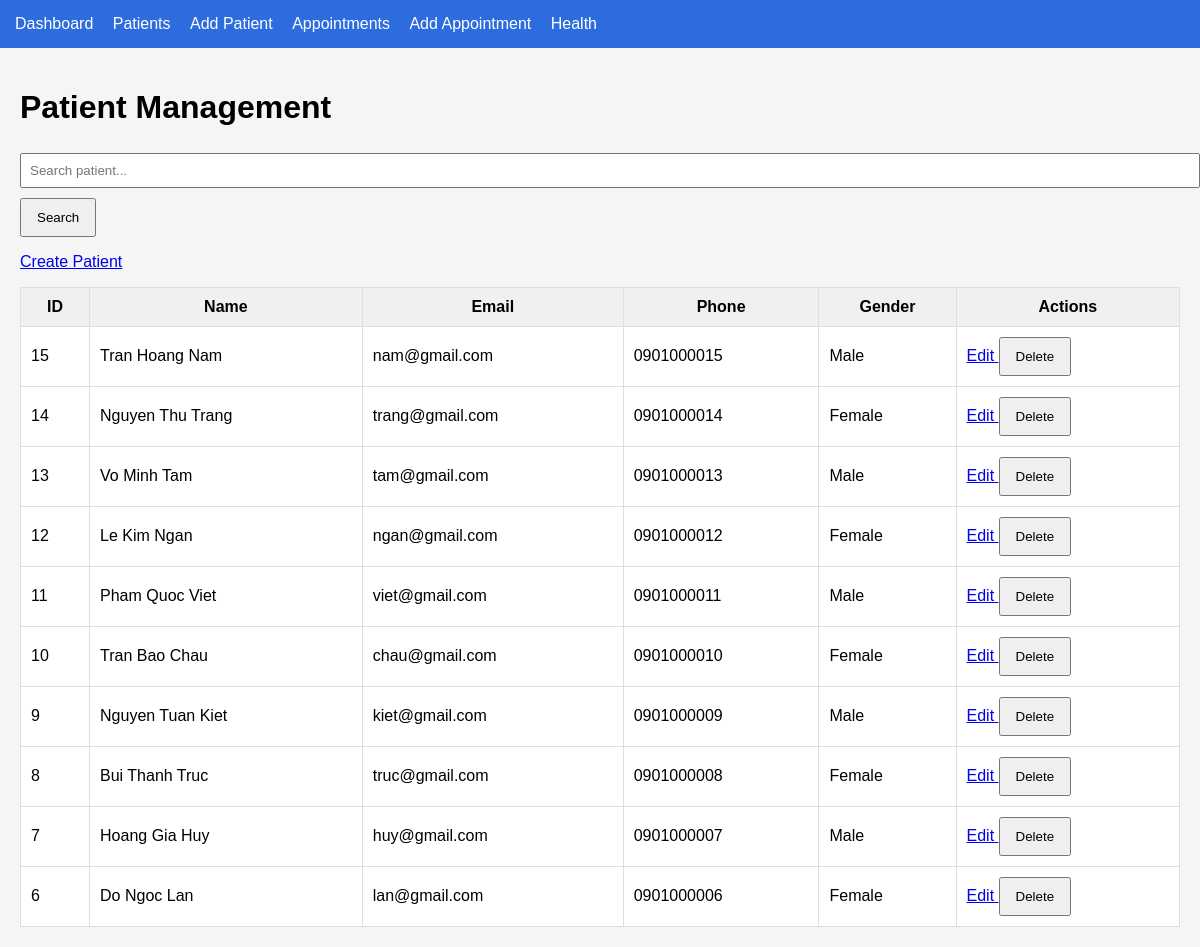
Page /patients on the committed database.
### tables this page shows
CREATE TABLE patients (
    id INT AUTO_INCREMENT PRIMARY KEY,

    full_name VARCHAR(100) NOT NULL,
    email VARCHAR(150) NOT NULL,
    phone VARCHAR(30) NOT NULL,

    gender ENUM(
        'Male',
        'Female',
        'Other'
    ) DEFAULT 'Other',

    created_at DATETIME DEFAULT CURRENT_TIMESTAMP,

    updated_at DATETIME DEFAULT CURRENT_TIMESTAMP
        ON UPDATE CURRENT_TIMESTAMP,

    UNIQUE KEY unique_patient_email(email),

    INDEX idx_patient_phone(phone),
    INDEX idx_patient_created(created_at),
    INDEX idx_patient_gender_created(gender,created_at)
);

### app/Core/helpers.php (called while the page is built, shortened)
<?php
function e(?string $value): string
{
    return htmlspecialchars(
        (string) $value,
        ENT_QUOTES,
        'UTF-8'
    );
}
function view(string $path, array $data = []): void
{
    extract($data);
    require __DIR__
        . '/../Views/'
        . $path
        . '.php';
}

### app/Controllers/PatientController.php (called while the page is built, shortened)
<?php
class PatientController
{
    private function repository(): PatientRepository
    {
        $config = require __DIR__
            . '/../../config/database.php';
        $pdo = (new Database($config))
            ->getConnection();
        return new PatientRepository($pdo);
    }
    public function index(): void
    {
        $q = trim($_GET['q'] ?? '');
        $page = max(
            1,
            (int) ($_GET['page'] ?? 1)
        );
        $perPage = 10;
        $sort =
            $_GET['sort']
            ?? 'created_at';
        $direction =
            $_GET['direction']
            ?? 'desc';
        $offset =
            ($page - 1)
            * $perPage;
        $repo = $this->repository();
        $total =
            $repo->countAll($q);
        $totalPages = max(
            1,
            (int) ceil(
                $total / $perPage
            )
        );
        $patients =
            $repo->getPaginated(
                $q,
                $perPage,
                $offset,
                $sort,
                $direction
            );
        view(
            'patients/index',
            [
                'patients' => $patients,
                'q' => $q,
                'page' => $page,
                'totalPages' => $totalPages
            ]
        );
    }
}

### public/index.php (called while the page is built, shortened)
<?php
require __DIR__
    . '/../app/Core/helpers.php';
require __DIR__
    . '/../app/Core/Router.php';
require __DIR__
    . '/../app/Controllers/PatientController.php';
require __DIR__
    . '/../app/Repositories/PatientRepository.php';
$router = new Router();
$router->get(
    '/',
    [HomeController::class, 'index']
);
$router->get(
    '/health',
    [HealthController::class, 'index']
);
$router->get('/appointments',
    [AppointmentController::class,'index']);
$router->get('/appointments/create',
    [AppointmentController::class,'create']);
$router->post('/appointments/store',
    [AppointmentController::class,'store']);
$router->get('/appointments/edit',
    [AppointmentController::class,'edit']);
$router->post('/appointments/update',
    [AppointmentController::class,'update']);
$router->post('/appointments/delete',
    [AppointmentController::class,'delete']);
$router->get(
    '/patients',
    [PatientController::class, 'index']
);
$router->get(
    '/patients/create',
    [PatientController::class, 'create']
);
$router->post(
    '/patients/store',
    [PatientController::class, 'store']
);
$router->get(
    '/patients/edit',
    [PatientController::class, 'edit']
);
$router->post(
    '/patients/update',
    [PatientController::class, 'update']
);
$router->post(
    '/patients/delete',
    [PatientController::class, 'delete']
);
$router->dispatch(
    $_SERVER['REQUEST_METHOD'],
    $_SERVER['REQUEST_URI']
);

### app/Repositories/PatientRepository.php (called while the page is built, shortened)
<?php
class PatientRepository
{
    public function getPaginated(
        string $keyword,
        int $limit,
        int $offset,
        string $sort,
        string $direction
    ): array {
        $allowedSorts = [
            'id',
            'full_name',
            'email',
            'phone',
            'gender',
            'created_at'
        ];
        $allowedDirections = [
            'asc',
            'desc'
        ];
        $sql =
            "SELECT
                id,
                full_name,
                email,
                phone,
                gender,
                created_at
             FROM patients";
        $params = [];
        $sql .=
            " ORDER BY {$sort} {$direction}
              LIMIT :limit
              OFFSET :offset";
        $stmt = $this->db->prepare($sql);
        $stmt->bindValue(
            ':limit',
            $limit,
            PDO::PARAM_INT
        );
        $stmt->bindValue(
            ':offset',
            $offset,
            PDO::PARAM_INT
        );
        $stmt->execute();
        return $stmt->fetchAll();
    }
}

### app/Views/patients/index.php (the view, shortened to what this page needs)
<h1>Patient Management</h1>
<form method="GET">
    <input
        type="text"
        name="q"
        placeholder="Search patient..."
        value="<?= e($q ?? '') ?>"
    >
    <button type="submit">
        Search
    </button>
</form>
<p>
<a href="/patients/create">
    Create Patient
</a>
</p>
<table>
    <tr>
        <th>ID</th>
        <th>Name</th>
        <th>Email</th>
        <th>Phone</th>
        <th>Gender</th>
        <th>Actions</th>
    </tr>
    <?php foreach ($patients as $patient): ?>
    <tr>
        <td>
            <?= $patient['id'] ?>
        </td>
        <td>
            <?= e($patient['full_name']) ?>
        </td>
        <td>
            <?= e($patient['email']) ?>
        </td>
        <td>
            <?= e($patient['phone']) ?>
        </td>
        <td>
            <?= e($patient['gender']) ?>
        </td>
        <td>
            <a href="/patients/edit?id=<?= $patient['id'] ?>">
                Edit
            </a>
            <form
                method="POST"
                action="/patients/delete"
                style="display:inline"
            >
                <button
                    onclick="return confirm('Delete patient?')"
                >
                    Delete
                </button>
            </form>
        </td>
    </tr>
    <?php endforeach; ?>
</table>
<?php
$content = ob_get_clean();
require __DIR__ . '/../layout.php';

### app/Core/Router.php (shortened to what this page needs)
<?php
class Router
{
    private array $routes = [];
    public function get(
        string $path,
        array $handler
    ): void
    {
        $this->routes['GET'][$path] = $handler;
    }
    public function post(
        string $path,
        array $handler
    ): void
    {
        $this->routes['POST'][$path] = $handler;
    }
    public function dispatch(
        string $method,
        string $uri
    ): void
    {
        $path = parse_url(
            $uri,
            PHP_URL_PATH
        ) ?: '/';
        if (
            isset(
                $this->routes[$method][$path]
            )
        ) {
            [$controller, $action]
                = $this->routes[$method][$path];
            (new $controller())->$action();
            return;
        }
    }
}

### app/Views/layout.php (shortened to what this page needs)
<!DOCTYPE html>
<html>
<head>
    <link rel="stylesheet"
          href="/assets/style.css">
</head>
<body>
<nav class="navbar">
    <div class="menu">
        <a href="/">
        Dashboard
        </a>
        <a href="/patients">
        Patients
        </a>
        <a href="/patients/create">
        Add Patient
        </a>
        <a href="/appointments">
        Appointments
        </a>
        <a href="/appointments/create">
        Add Appointment
        </a>
        <a href="/health">
        Health
        </a>
    </div>
</nav>
<div class="container">
    <?= $content ?>
</div>
</body>
</html>

### public/assets/style.css (style rules this page uses)
body { font-family:Arial,sans-serif; margin:0; background:#f5f5f5; }
nav { background:#2d6cdf; padding:15px; }
nav a { color:white; margin-right:15px; text-decoration:none; }
.container { padding:20px; }
table { width:100%; border-collapse:collapse; background:white; }
th,td { border:1px solid #ddd; padding:10px; }
th { background:#f0f0f0; }
input, select, textarea { width:100%; padding:8px; margin-top:5px; margin-bottom:10px; }
button { padding:10px 15px; }

### rows in the picture
patients: id "15", full_name "Tran Hoang Nam", email "nam@gmail.com", phone "0901000015", gender "Male"
patients: id "14", full_name "Nguyen Thu Trang", email "trang@gmail.com", phone "0901000014", gender "Female"
patients: id "13", full_name "Vo Minh Tam", email "tam@gmail.com", phone "0901000013", gender "Male"
patients: id "12", full_name "Le Kim Ngan", email "ngan@gmail.com", phone "0901000012", gender "Female"
patients: id "11", full_name "Pham Quoc Viet", email "viet@gmail.com", phone "0901000011", gender "Male"
patients: id "10", full_name "Tran Bao Chau", email "chau@gmail.com", phone "0901000010", gender "Female"
patients: id "9", full_name "Nguyen Tuan Kiet", email "kiet@gmail.com", phone "0901000009", gender "Male"
patients: id "8", full_name "Bui Thanh Truc", email "truc@gmail.com", phone "0901000008", gender "Female"
patients: id "7", full_name "Hoang Gia Huy", email "huy@gmail.com", phone "0901000007", gender "Male"
patients: id "6", full_name "Do Ngoc Lan", email "lan@gmail.com", phone "0901000006", gender "Female"
